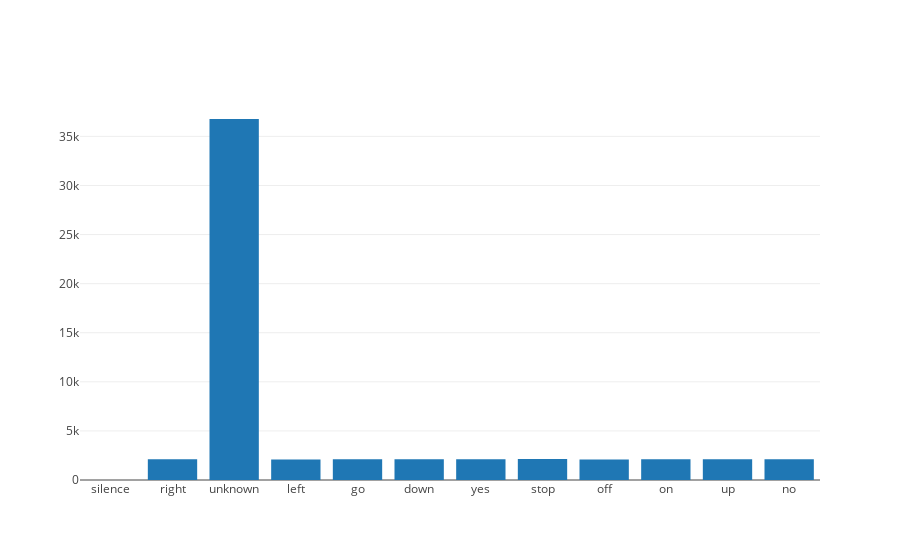

Notebook code cell kept with this figure:
### Markdown cell above
#### a. distribution

### Code cell
distribution = {}
for label, _, _ in TRAIN_FILES + VALIDATION_FILES:
    if label not in distribution:
        distribution[label] = 0
    distribution[label] = distribution[label] + 1

data = [go.Bar(
            x=[*distribution.keys()],
            y=[*distribution.values()]
    )]

iplot(data, filename='distribution')

### Figure 1 — Plotly figure (JSON) as saved in the notebook; plotly's stock layout.template omitted (floating-point values rounded to 4 significant figures)
{"data": [{"type": "bar", "x": ["silence", "right", "unknown", "left", "go", "down", "yes", "stop", "off", "on", "up", "no"], "y": [6, 2108, 36771, 2086, 2121, 2106, 2121, 2131, 2095, 2121, 2103, 2123]}], "layout": {}}
